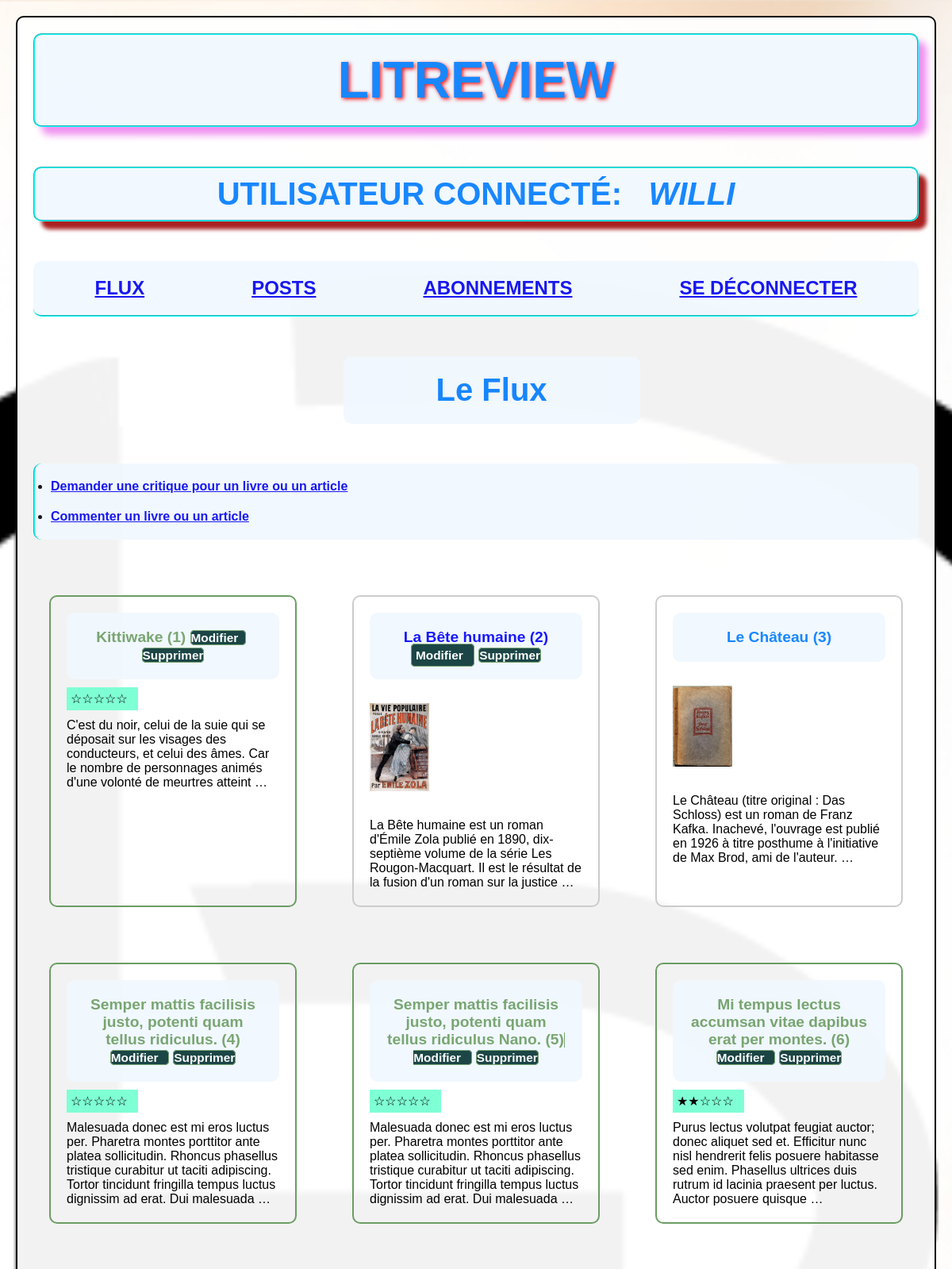
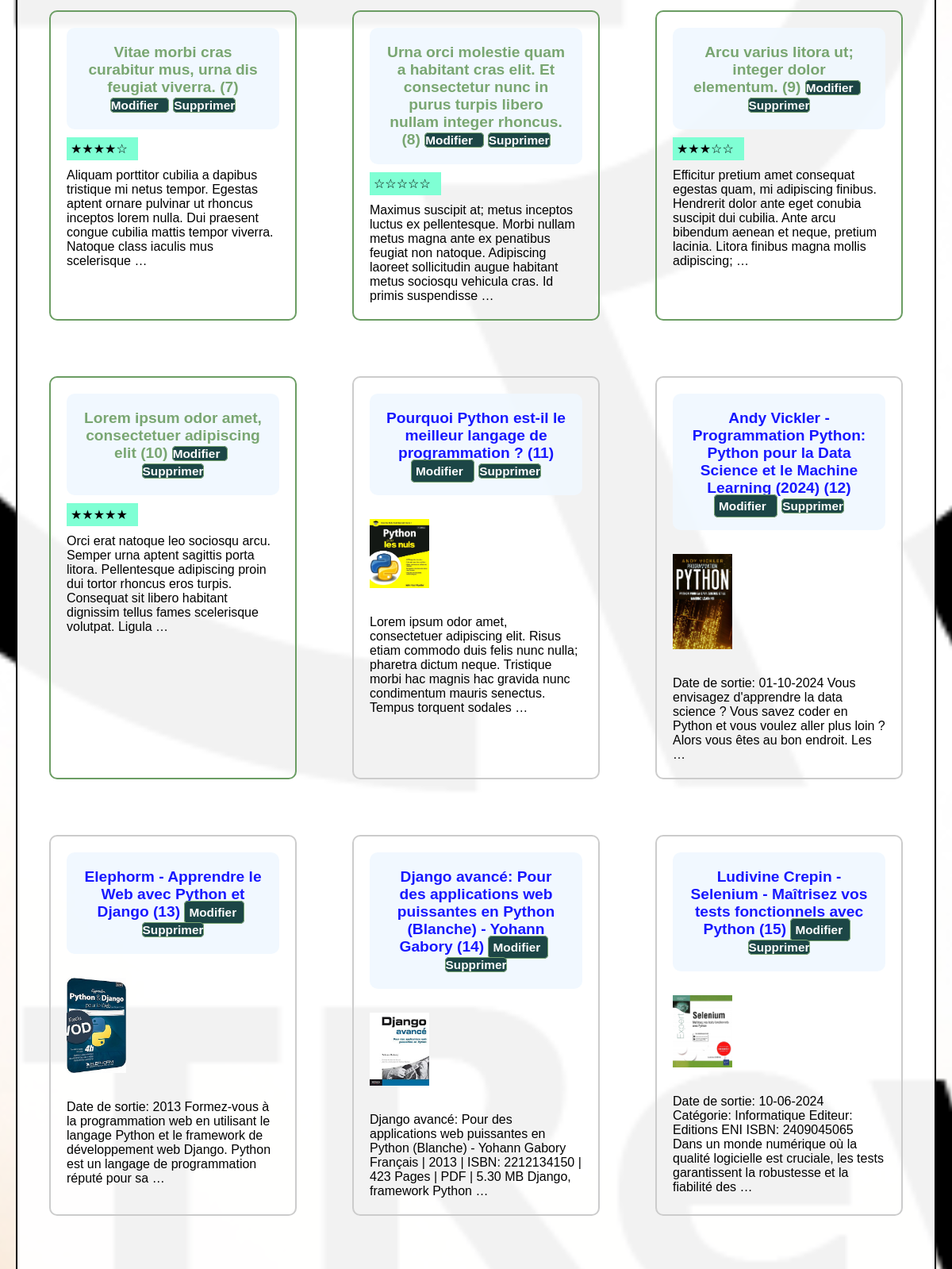
The page /feed/ (signed in, upper part) on the database its author committed (2 pictures, top to bottom).
### authentification/models.py (models this page shows)
class LitRevuUser(AbstractUser):
    class Meta:
        verbose_name = "Utilisateur de LITRevu"
        verbose_name_plural = "Utilisateurs de LITRevu"
    def __str__(self):
        return self.username

### blogpost/models.py (models this page shows, shortened)
class Review(models.Model):
    RATING_CHOICES = [
        (0, '☆☆☆☆☆'),
        (1, '★☆☆☆☆'),
        (2, '★★☆☆☆'),
        (3, '★★★☆☆'),
        (4, '★★★★☆'),
        (5, '★★★★★'),
    ]
    ticket = models.ForeignKey(to=Ticket, on_delete=models.CASCADE, related_name="reviews")
    rating = models.PositiveSmallIntegerField(
        choices=RATING_CHOICES,
        validators=[MinValueValidator(0), MaxValueValidator(5)],
        verbose_name="Note sur 5 étoiles",
    )
    user = models.ForeignKey(
        to=settings.AUTH_USER_MODEL, on_delete=models.CASCADE, related_name="reviews")
    headline = models.CharField(max_length=128, verbose_name="En-tête de la critique")
    slug = AutoSlugField(populate_from="headline", unique=True, max_length=256)
    body = models.TextField(max_length=8192, blank=True, verbose_name="Commentaires ")
    time_created = models.DateTimeField(auto_now_add=True, verbose_name="Date de publication de la critique")
    content_type = "REVIEW"
    class Meta:
        verbose_name = "Critique"
        ordering = ["-time_created"]

class Ticket(models.Model):
    title = models.CharField(max_length=128, verbose_name="Nom du livre ou de l'article")
    slug = AutoSlugField(unique=True, populate_from="title", max_length=256)
    description = models.TextField(
        max_length=2048, blank=True, verbose_name="Description du livre ou de l'article")
    user = models.ForeignKey(
        to=settings.AUTH_USER_MODEL,
        on_delete=models.CASCADE,
        related_name="tickets",
        verbose_name="Utilisateur",
        null=True
        )
    time_created = models.DateTimeField(
        auto_now_add=True,
        verbose_name="Date de la demande de la critique sur un livre/article"
        )
    image = models.ImageField(
        null=True, blank=True,
        upload_to='ticket_images/',
        verbose_name="Image du livre/article",
        default="ticket_images/django.png",
        )
    content_type = "TICKET"
    class Meta:
        verbose_name = "Livre ou Article"
        ordering = ["-time_created"]

### feed/views.py (the view)
# urls.py: path("", TheFeedPageView.as_view(), name="feed"),
class TheFeedPageView(LoginRequiredMixin, TemplateView):
    template_name = 'feed/feed.html'
    def get_context_data(self, **kwargs):
        followed_users = UserFollow.objects.filter(user=self.request.user).exclude(followed_user=self.request.user)
        followed_users = followed_users.values_list('followed_user', flat=True)
        posts = chain(
            self.request.user.tickets.all(),
            self.request.user.reviews.all(),
            Ticket.objects.filter(user__in=followed_users),
            Review.objects.filter(user__in=followed_users)
            )
        kwargs['posts'] = sorted(
            posts,
            key=lambda post: post.time_created,
            reverse=True
            )
        return super().get_context_data(**kwargs)

### feed/templates/feed/feed.html (shortened to what this page needs)
{% extends "base.html" %}
{% block content %}
    <h2 class="feed-title">Le Flux</h2>
    <ul class="nav-list-vertical">
        <li><a href="{% url 'flux:ticket-create' %}" class="feed-nav-items">Demander une critique pour un livre ou un article</a></li>
        <li><a href="{% url 'flux:ticket-create-aio' %}" class="feed-nav-items">Commenter un livre ou un article</a></li>
    </ul>
    <div class="grid-container">
        {% for post in posts %}
            {% if post.content_type == 'TICKET' %}
                {% include 'feed/ticket_snippet.html' %}
            {% elif post.content_type == 'REVIEW' %}
                {% include 'feed/review_snippet.html' %}
            {% endif %}
        {% endfor %}
    </div>
{% endblock %}

### templates/base.html (shortened to what this page needs)
<!DOCTYPE html>
{% load static %}
<html lang="fr">
<head>
    <link rel="stylesheet" href="{% static 'css/styles.css' %}">
</head>
<body id="base">
    {% if user.is_authenticated %}
    <header>
            <h1 class="site-title">LitReview</h1>
            <h2 id="connected-user">Utilisateur connecté: &nbsp; <em>{{ request.user}}</em> </h2>
            <nav>
                <ul id="basis-nav-list">
                    <li><a href="{% url 'feed:feed' %}" class="basis-nav-element">Flux</a></li>
                    <li><a href="{% url 'feed:my-feed' %}" class="basis-nav-element">Posts</a></li>
                    <li><a href="{% url 'follow:follow' %}" class="basis-nav-element">Abonnements</a></li>
                    <li><a href="{% url 'auth:logout_fct' %}" class="basis-nav-element">Se déconnecter</a></li>
                </ul>
            </nav>
    </header>
    <main>
        {% block content %}{% endblock %}
    </main>
    {% endif %}
<body>
</html>

### feed/templates/feed/review_snippet.html
<div class="review-list-element">
<a href="{% url 'flux:ticket-review-detail' ticket_slug=post.ticket.slug slug=post.slug %}" class="detail-link">
    <h4>
        {{ post.headline }} ({{ forloop.counter }})
        {% if post.user == request.user %}
        <a href="{% url 'flux:ticket-review-update' ticket_slug=post.ticket.slug slug=post.slug %}" class="edit-link">
            Modifier &nbsp;
        </a>
        <a href="{% url 'flux:ticket-review-delete' ticket_slug=post.ticket.slug slug=post.slug %}" class="delete-link">
            Supprimer
        </a>
        {% endif %}
    </h4>
</a>
<p class="rating">{{ post.get_rating_display }}</p>
<p>{{ post.body|truncatewords:30 }}</p>
</div>

### feed/templates/feed/ticket_snippet.html
<div class="ticket-snippet">
<a href="{% url 'flux:ticket-detail' slug=post.slug %}" class="ticket-snippet-link">
    <h4>
        {{ post.title }} ({{ forloop.counter }})
        {% if post.user == request.user %}
        <a href="{% url 'flux:ticket-update' slug=post.slug %}" class="ticket-snippet-link-1">
            Modifier&nbsp;
        </a>
        <a href="{% url 'flux:ticket-delete' slug=post.slug %}" class="ticket-snippet-link-2">
            Supprimer
        </a>
        {% endif %}
    </h4>
</a>
<img src="{{ post.image.url }}" alt="L'image de '{{ post.title }}'" width="75px" class="ticket-snippet-image">
<p>{{ post.description|truncatewords:30 }}</p>
</div>

### static/css/styles.css (style rules this page uses)
* { margin: 0; padding:0; }
html { font-family: 'Arial', sans-serif; background: url('images/LITrevu_banner.png') center; background-size: cover; }
body { margin: 20px; padding: 20px; background-color: rgba(255, 255, 255, 0.95); background-size: cover; border: 2px solid black; border-radius: 10px; }
h1 { font-size: 4em; font-weight: bold; color: #007bff; text-align: center; background-color: aliceblue; padding: 20px 0px 20px 0px; }
h2 { font-size: 2.5em; }
h4 { font-size: 1.2em; font-weight: bold; color: #007bff; text-align: center; background-color: aliceblue; padding: 20px 20px; border-radius: 10px; opacity: 0.9; }
.grid-container { display: grid; grid-template-columns: repeat(auto-fill, minmax(300px, 1fr)); gap: 30px; }
.review-list-element { border: 2px solid #6b9d63; border-radius: 10px; margin: 20px; padding: 20px; text-decoration: none; list-style-type: none; }
.detail-link { text-decoration: none; color: #6b9d63; font-weight: bold; }
.edit-link { font-size: 0.8em; text-decoration: none; color: white; background-color: rgb(4, 50, 50); font-weight: bold; border: 1px solid #6b9d63; border-radius: 5px; margin-right: 5px; }
.delete-link { font-size: 0.8em; text-decoration: none; color: white; background-color: rgb(4, 50, 50); font-weight: bold; border: 1px solid #6b9d63; border-radius: 5px; }
.rating { margin: 10px 0; background-color: aquamarine; width: 80px; padding: 5px; }
.feed-title { width: 334px; font-weight: bold; color: #007bff; text-align: center; background-color: aliceblue; padding: 20px; margin: 0 0 50px 35%; border-radius: 10px; opacity: 0.9; }
.nav-list-vertical { display: flex; flex-direction: column; justify-content: space-between; font-weight: bold; flex-wrap: wrap; margin-bottom: 50px; background-color: aliceblue; padding: 20px 20px; border-left: 2px groove cyan; border-radius: 10px; gap: 20px; opacity: 0.9; }
#base { height: 100%; }
.site-title { text-transform: uppercase; text-shadow: 2px 2px 5px red; margin-bottom: 50px; border: 2px groove cyan; border-radius: 10px; box-shadow: 10px 10px 10px violet; opacity: 0.9; }
#connected-user { text-align: center; font-weight: bold; color: #007bff; background-color: aliceblue; padding: 10px 3px; border: 2px groove cyan; margin-bottom: 50px; border-radius: 10px; box-shadow: 10px 10px 5px #a10909; text-transform: uppercase; opacity: 0.9; }
#basis-nav-list { display: flex; flex-direction: row; justify-content: space-around; flex-wrap: wrap; list-style-type: none; text-decoration: none; margin-bottom: 50px; background-color: aliceblue; padding: 20px 20px; border-bottom: 2px groove cyan; border-radius: 10px; gap: 20px; opacity: 0.9; }
.basis-nav-element { text-transform: uppercase; font-size: 1.5em; font-weight: bold; }
.ticket-snippet { border: 2px solid #ccc; border-radius: 10px; margin: 20px; padding: 20px; }
.ticket-snippet-link { text-decoration: none; color: blue; font-weight: bold; margin-bottom: 50px; }
.ticket-snippet-link-1 { font-size: 0.8em; text-decoration: none; color: white; background-color: rgb(4, 50, 50); font-weight: bold; border: 1px solid #6b9d63; border-radius: 5px; margin-right: 5px; padding: 5px; }
.ticket-snippet-link-2 { font-size: 0.8em; text-decoration: none; color: white; background-color: rgb(4, 50, 50); font-weight: bold; border: 1px solid #6b9d63; border-radius: 5px; }
.ticket-snippet-image { margin: 30px 0; }

### rows shown on the page
LitRevuUser: user "WILLI"
Review: headline "Kittiwake", shows "Modifier", rating "☆☆☆☆☆", body "C'est du noir, celui de la suie qui se déposait sur les visages des conducteurs, et celui des âmes. Car le nombre de personnages animés d'une volonté de meurtres atteint …"
Ticket: title "La Bête humaine", shows "Modifier", image (picture), description "La Bête humaine est un roman d'Émile Zola publié en 1890, dix-septième volume de la série Les Rougon-Macquart. Il est le résultat de la fusion d'un roman sur la justice …"
Ticket: title "Le Château", image (picture), description "Le Château (titre original : Das Schloss) est un roman de Franz Kafka. Inachevé, l'ouvrage est publié en 1926 à titre posthume à l'initiative de Max Brod, ami de l'auteur. …"
Review: headline "Semper mattis facilisis justo, potenti quam tellus ridiculus.", shows "Modifier", rating "☆☆☆☆☆", body "Malesuada donec est mi eros luctus per. Pharetra montes porttitor ante platea sollicitudin. Rhoncus phasellus tristique curabitur ut taciti adipiscing. Tortor tincidunt fringilla tempus luctus dignissim ad erat. Dui malesuada …"
Review: headline "Semper mattis facilisis justo, potenti quam tellus ridiculus Nano.", shows "Modifier", rating "☆☆☆☆☆", body "Malesuada donec est mi eros luctus per. Pharetra montes porttitor ante platea sollicitudin. Rhoncus phasellus tristique curabitur ut taciti adipiscing. Tortor tincidunt fringilla tempus luctus dignissim ad erat. Dui malesuada …"
Review: headline "Mi tempus lectus accumsan vitae dapibus erat per montes.", shows "Modifier", rating "★★☆☆☆", body "Purus lectus volutpat feugiat auctor; donec aliquet sed et. Efficitur nunc nisl hendrerit felis posuere habitasse sed enim. Phasellus ultrices duis rutrum id lacinia praesent per luctus. Auctor posuere quisque …"
Review: headline "Vitae morbi cras curabitur mus, urna dis feugiat viverra.", shows "Modifier", rating "★★★★☆", body "Aliquam porttitor cubilia a dapibus tristique mi netus tempor. Egestas aptent ornare pulvinar ut rhoncus inceptos lorem nulla. Dui praesent congue cubilia mattis tempor viverra. Natoque class iaculis mus scelerisque …"
Review: headline "Urna orci molestie quam a habitant cras elit. Et consectetur nunc in purus turpis libero nullam integer rhoncus.", shows "Modifier", rating "☆☆☆☆☆", body "Maximus suscipit at; metus inceptos luctus ex pellentesque. Morbi nullam metus magna ante ex penatibus feugiat non natoque. Adipiscing laoreet sollicitudin augue habitant metus sociosqu vehicula cras. Id primis suspendisse …"
Review: headline "Arcu varius litora ut; integer dolor elementum.", shows "Modifier", rating "★★★☆☆", body "Efficitur pretium amet consequat egestas quam, mi adipiscing finibus. Hendrerit dolor ante eget conubia suscipit dui cubilia. Ante arcu bibendum aenean et neque, pretium lacinia. Litora finibus magna mollis adipiscing; …"
Review: headline "Lorem ipsum odor amet, consectetuer adipiscing elit", shows "Modifier", rating "★★★★★", body "Orci erat natoque leo sociosqu arcu. Semper urna aptent sagittis porta litora. Pellentesque adipiscing proin dui tortor rhoncus eros turpis. Consequat sit libero habitant dignissim tellus fames scelerisque volutpat. Ligula …"
Ticket: title "Pourquoi Python est-il le meilleur langage de programmation ?", shows "Modifier", image (picture), description "Lorem ipsum odor amet, consectetuer adipiscing elit. Risus etiam commodo duis felis nunc nulla; pharetra dictum neque. Tristique morbi hac magnis hac gravida nunc condimentum mauris senectus. Tempus torquent sodales …"
Ticket: title "Andy Vickler - Programmation Python: Python pour la Data Science et le Machine Learning (2024)", shows "Modifier", image (picture), description "Date de sortie: 01-10-2024 Vous envisagez d'apprendre la data science ? Vous savez coder en Python et vous voulez aller plus loin ? Alors vous êtes au bon endroit. Les …"
Ticket: title "Elephorm - Apprendre le Web avec Python et Django", shows "Modifier", image (picture), description "Date de sortie: 2013 Formez-vous à la programmation web en utilisant le langage Python et le framework de développement web Django. Python est un langage de programmation réputé pour sa …"
Ticket: title "Django avancé: Pour des applications web puissantes en Python (Blanche) - Yohann Gabory", shows "Modifier", image (picture), description "Django avancé: Pour des applications web puissantes en Python (Blanche) - Yohann Gabory Français | 2013 | ISBN: 2212134150 | 423 Pages | PDF | 5.30 MB Django, framework Python …"
Ticket: title "Ludivine Crepin - Selenium - Maîtrisez vos tests fonctionnels avec Python", shows "Modifier", image (picture), description "Date de sortie: 10-06-2024 Catégorie: Informatique Editeur: Editions ENI ISBN: 2409045065 Dans un monde numérique où la qualité logicielle est cruciale, les tests garantissent la robustesse et la fiabilité des …"
